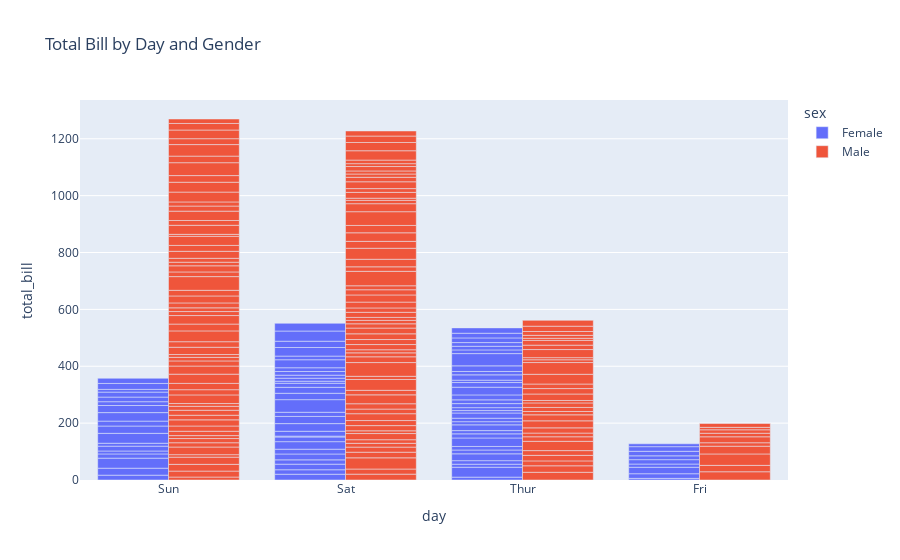

The cell this chart's notebook holds for it:
### Code cell
# Demo dataset
df = px.data.tips()

# Bar chart
fig = px.bar(df, x='day', y='total_bill', color='sex', barmode='group',
             title='Total Bill by Day and Gender')
fig.show()

### Figure 1 — Plotly figure (JSON) as saved in the notebook; plotly's stock layout.template omitted (floating-point values rounded to 4 significant figures; data arrays with more than 128 entries replaced by an {"elided": "..."} marker saying what was removed)
{"data": [{"alignmentgroup": "True", "hovertemplate": "sex=Female<br>day=%{x}<br>total_bill=%{y}<extra></extra>", "legendgroup": "Female", "marker": {"color": "#636efa", "pattern": {"shape": ""}}, "name": "Female", "offsetgroup": "Female", "orientation": "v", "showlegend": true, "textposition": "auto", "type": "bar", "x": ["Sun", "Sun", "Sun", "Sun", "Sun", "Sun", "Sat", "Sat", "Sat", "Sat", "Sat", "Sat", "Sun", "Sun", "Sat", "Sat", "Sat", "Sat", "Sat", "Sat", "Sat", "Thur", "Thur", "Fri", "Fri", "Fri", "Fri", "Fri", "Sat", "Sat", "Sat", "Sat", "Sat", "Sun", "Sun", "Thur", "Thur", "Thur", "Thur", "Thur", "Thur", "Thur", "Thur", "Thur", "Thur", "Thur", "Thur", "Thur", "Thur", "Thur", "Thur", "Thur", "Thur", "Thur", "Thur", "Thur", "Thur", "Sun", "Sun", "Sun", "Sun", "Sun", "Sat", "Sat", "Sun", "Sun", "Sun", "Thur", "Thur", "Thur", "Thur", "Thur", "Thur", "Thur", "Sat", "Sat", "Sat", "Sat", "Sat", "Fri", "Fri", "Fri", "Fri", "Sat", "Sat", "Sat", "Thur"], "xaxis": "x", "y": [16.99, 24.59, 35.26, 14.83, 10.33, 16.97, 20.29, 15.77, 19.65, 15.06, 20.69, 16.93, 10.29, 34.81, 26.41, 16.45, 3.07, 17.07, 26.86, 25.28, 14.73, 10.07, 34.83, 5.75, 16.32, 22.75, 11.35, 15.38, 44.3, 22.42, 20.92, 14.31, 7.25, 25.71, 17.31, 10.65, 12.43, 24.08, 13.42, 12.48, 29.8, 14.52, 11.38, 20.27, 11.17, 12.26, 18.26, 8.51, 10.33, 14.15, 13.16, 17.47, 27.05, 16.43, 8.35, 18.64, 11.87, 29.85, 25.0, 13.39, 16.21, 17.51, 10.59, 10.63, 9.6, 20.9, 18.15, 19.81, 43.11, 13.0, 12.74, 13.0, 16.4, 16.47, 12.76, 13.27, 28.17, 12.9, 30.14, 13.42, 15.98, 16.27, 10.09, 22.12, 35.83, 27.18, 18.78], "yaxis": "y"}, {"alignmentgroup": "True", "hovertemplate": "sex=Male<br>day=%{x}<br>total_bill=%{y}<extra></extra>", "legendgroup": "Male", "marker": {"color": "#EF553B", "pattern": {"shape": ""}}, "name": "Male", "offsetgroup": "Male", "orientation": "v", "showlegend": true, "textposition": "auto", "type": "bar", "x": {"elided": "157 str values"}, "xaxis": "x", "y": {"elided": "157 float values"}, "yaxis": "y"}], "layout": {"autosize": true, "barmode": "group", "legend": {"title": {"text": "sex"}, "tracegroupgap": 0}, "title": {"text": "Total Bill by Day and Gender"}, "xaxis": {"anchor": "y", "autorange": false, "domain": [0, 1], "range": [-0.5, 3.5], "title": {"text": "day"}, "type": "category"}, "yaxis": {"anchor": "x", "autorange": false, "domain": [0, 1], "range": [1.137e-13, 1336.0], "title": {"text": "total_bill"}, "type": "linear"}}}
